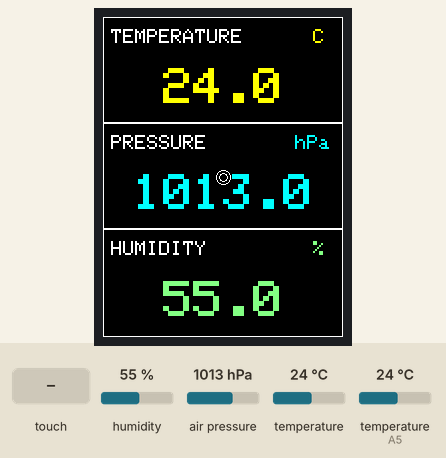
Simulated run of this sketch. Board: Arduino Uno, built with avr-gcc and run on an emulated ATmega328P. Parts: 240×320 colour display. Wiring (inferred from the names in the program): I2C bus: SDA pin 11; SCL pin 13; DHT11 sensor: data A5; BME280 sensor at I2C address 0x76. The inputs (shaded band) are chosen by the test bench; at power-on: humidity 55 %, air pressure 1013 hPa, temperature 24 °C, temperature (sensor on A5) 24 °C.

Above: at 11.6 s.
11.7 s: touch panel pressed at 13 % / 10 % of its raw x / y range
At 12.9 s:
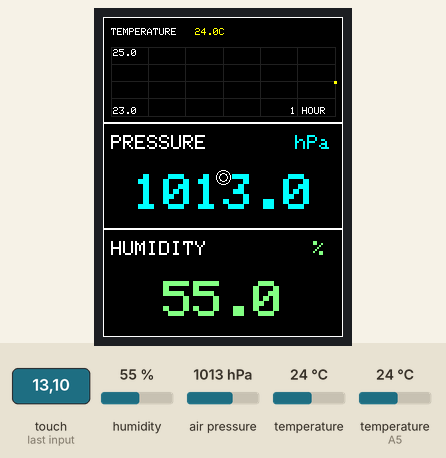
13.3 s: touch panel pressed at 13 % / 50 % of its raw x / y range
At 14.2 s:
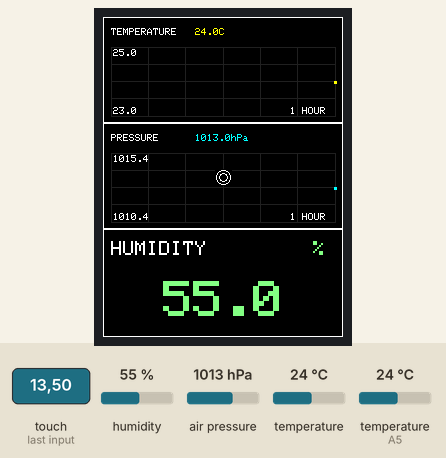
14.9 s: touch panel pressed at 13 % / 70 % of its raw x / y range
At 15.5 s:
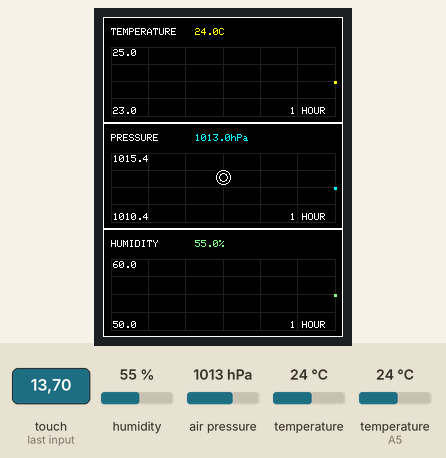
16.5 s: humidity set to 22 %
21.9 s: air pressure set to 952 hPa
At 31.3 s:
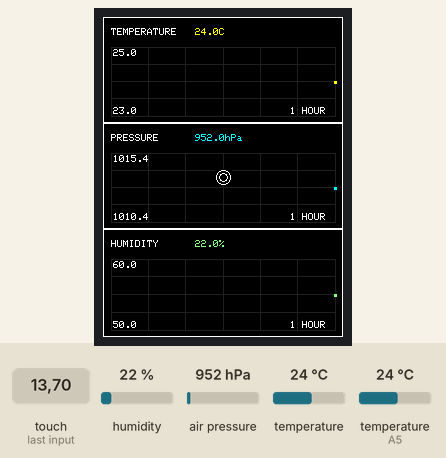
31.9 s: temperature (sensor 0) set to 12 °C
At 71.5 s:
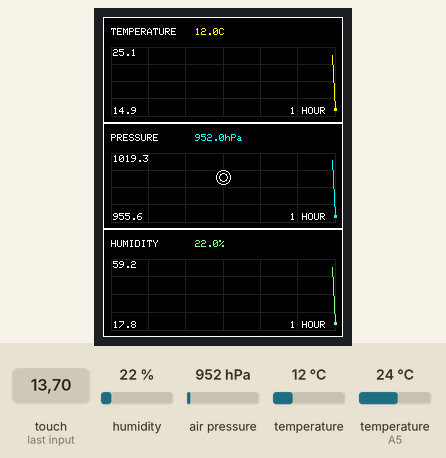
Timing chart, 0 to 71.9 s (numbered marks = the images above; inputs shaded):
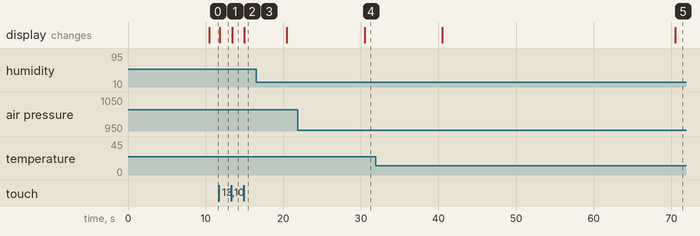

Measured:
- after the input at 11.7 s, the display: changes after 0.10 s (image 1)
- after the input at 13.3 s, the display: changes after 0.10 s (image 2)
- after the input at 14.9 s, the display: changes after 0.11 s (image 3)
- after the input at 21.9 s, the display: changes after 8.6 s (image 4)
- after the input at 31.9 s, the display: first changes after 8.6 s (image 5 shows a later state)

The sketch:

EnvironmentMonitor.ino
```cpp
#include <Adafruit_GFX.h>
#include <MCUFRIEND_kbv.h>
#include <TouchScreen.h>

MCUFRIEND_kbv tft;

#define BLACK 0x0000
#define WHITE 0xFFFF
#define CYAN 0x07FF
#define YELLOW 0xFFE0
#define RED 0xF800
#define GREEN 0x07E0
#define LIGHTGREEN 0x87F0
#define DKGREY 0x2104

const uint8_t SDA_PIN = 11;
const uint8_t SCL_PIN = 13;
const uint8_t DHT_PIN = A5;
uint8_t sensorAddress = 0;

const int XP = 8, XM = A2, YP = A3, YM = 9;
const int TS_LEFT = 125, TS_RT = 903, TS_TOP = 129, TS_BOT = 878;
#define MINPRESSURE 200
#define MAXPRESSURE 1000
TouchScreen ts(XP, YP, XM, YM, 300);

uint16_t dig_T1, dig_P1;
int16_t dig_T2, dig_T3, dig_P2, dig_P3, dig_P4;
int16_t dig_P5, dig_P6, dig_P7, dig_P8, dig_P9;
int32_t tFine;

const uint8_t HISTORY_SIZE = 60;
int16_t temp1h[HISTORY_SIZE], pressure1h[HISTORY_SIZE];
int16_t temp8h[HISTORY_SIZE], pressure8h[HISTORY_SIZE];
int16_t temp24h[HISTORY_SIZE], pressure24h[HISTORY_SIZE];
int16_t humidity1h[HISTORY_SIZE], humidity8h[HISTORY_SIZE];
int16_t humidity24h[HISTORY_SIZE];
uint8_t count1h = 0, count8h = 0, count24h = 0;
uint8_t humidityCount1h = 0, humidityCount8h = 0, humidityCount24h = 0;
uint8_t samples1h = 0, samples8h = 0, samples24h = 0;
uint8_t humiditySamples1h = 0, humiditySamples8h = 0, humiditySamples24h = 0;
int32_t tempSum1h = 0, pressureSum1h = 0;
int32_t tempSum8h = 0, pressureSum8h = 0;
int32_t tempSum24h = 0, pressureSum24h = 0;
int32_t humiditySum1h = 0, humiditySum8h = 0, humiditySum24h = 0;
// Display modes: 0=current, 1=one hour, 2=eight hours, 3=24 hours.
uint8_t tempMode = 0, pressureMode = 0, humidityMode = 0;
uint8_t displayRotation = 0;
unsigned long lastReadingMs = 0;
float currentTemp = 0;
float currentPressure = 0;
float currentHumidity = NAN;
bool sensorFound = false;

bool waitForPinState(uint8_t state, unsigned long timeoutUs) {
  unsigned long started = micros();
  while (digitalRead(DHT_PIN) != state) {
    if (micros() - started > timeoutUs) return false;
  }
  return true;
}

bool readDHT11(float &humidity) {
  uint8_t data[5] = {0, 0, 0, 0, 0};
  pinMode(DHT_PIN, OUTPUT);
  digitalWrite(DHT_PIN, LOW);
  delay(20);
  digitalWrite(DHT_PIN, HIGH);
  delayMicroseconds(30);
  pinMode(DHT_PIN, INPUT_PULLUP);

  if (!waitForPinState(LOW, 120) || !waitForPinState(HIGH, 120) ||
      !waitForPinState(LOW, 120)) {
    return false;
  }
  for (uint8_t bit = 0; bit < 40; bit++) {
    if (!waitForPinState(HIGH, 100)) return false;
    unsigned long highStarted = micros();
    if (!waitForPinState(LOW, 120)) return false;
    data[bit / 8] <<= 1;
    if (micros() - highStarted > 40) data[bit / 8] |= 1;
  }

  uint8_t checksum = data[0] + data[1] + data[2] + data[3];
  if (checksum != data[4]) return false;
  humidity = data[0] + data[1] * 0.1F;
  return humidity >= 0.0F && humidity <= 100.0F;
}

void lineLow(uint8_t pin) { pinMode(pin, OUTPUT); digitalWrite(pin, LOW); }
void lineHigh(uint8_t pin) { pinMode(pin, INPUT_PULLUP); }
void i2cDelay() { delayMicroseconds(5); }

void i2cStart() {
  lineHigh(SDA_PIN); lineHigh(SCL_PIN); i2cDelay();
  lineLow(SDA_PIN); i2cDelay(); lineLow(SCL_PIN);
}

void i2cStop() {
  lineLow(SDA_PIN); lineHigh(SCL_PIN); i2cDelay();
  lineHigh(SDA_PIN); i2cDelay();
}

bool i2cWrite(uint8_t value) {
  for (uint8_t i = 0; i < 8; i++) {
    if (value & 0x80) lineHigh(SDA_PIN); else lineLow(SDA_PIN);
    i2cDelay(); lineHigh(SCL_PIN); i2cDelay(); lineLow(SCL_PIN);
    value <<= 1;
  }
  lineHigh(SDA_PIN); i2cDelay(); lineHigh(SCL_PIN); i2cDelay();
  bool ack = !digitalRead(SDA_PIN);
  lineLow(SCL_PIN);
  return ack;
}

uint8_t i2cRead(bool ack) {
  uint8_t value = 0;
  lineHigh(SDA_PIN);
  for (uint8_t i = 0; i < 8; i++) {
    value <<= 1; lineHigh(SCL_PIN); i2cDelay();
    if (digitalRead(SDA_PIN)) value |= 1;
    lineLow(SCL_PIN); i2cDelay();
  }
  if (ack) lineLow(SDA_PIN); else lineHigh(SDA_PIN);
  lineHigh(SCL_PIN); i2cDelay(); lineLow(SCL_PIN); lineHigh(SDA_PIN);
  return value;
}

bool writeReg(uint8_t reg, uint8_t value) {
  i2cStart();
  bool ok = i2cWrite(sensorAddress << 1) && i2cWrite(reg) && i2cWrite(value);
  i2cStop();
  return ok;
}

bool readRegs(uint8_t reg, uint8_t *data, uint8_t length) {
  i2cStart();
  if (!i2cWrite(sensorAddress << 1) || !i2cWrite(reg)) { i2cStop(); return false; }
  i2cStart();
  if (!i2cWrite((sensorAddress << 1) | 1)) { i2cStop(); return false; }
  for (uint8_t i = 0; i < length; i++) data[i] = i2cRead(i + 1 < length);
  i2cStop();
  return true;
}

uint16_t u16le(const uint8_t *p) { return uint16_t(p[0]) | (uint16_t(p[1]) << 8); }
int16_t s16le(const uint8_t *p) { return (int16_t)u16le(p); }

bool beginBMP280() {
  lineHigh(SDA_PIN); lineHigh(SCL_PIN);
  uint8_t id = 0;
  const uint8_t addresses[] = {0x76, 0x77};
  for (uint8_t i = 0; i < 2; i++) {
    sensorAddress = addresses[i];
    // 0x60 = BME280.  Read only its temperature and pressure channels.
    if (readRegs(0xD0, &id, 1) && id == 0x60) break;
    if (i == 1) return false;
  }
  uint8_t c[24];
  if (!readRegs(0x88, c, 24)) return false;
  dig_T1=u16le(c); dig_T2=s16le(c+2); dig_T3=s16le(c+4);
  dig_P1=u16le(c+6); dig_P2=s16le(c+8); dig_P3=s16le(c+10);
  dig_P4=s16le(c+12); dig_P5=s16le(c+14); dig_P6=s16le(c+16);
  dig_P7=s16le(c+18); dig_P8=s16le(c+20); dig_P9=s16le(c+22);
  writeReg(0xF4, 0x27);
  writeReg(0xF5, 0xA0);
  return true;
}

bool readBMP280(float &temperature, float &pressure) {
  uint8_t d[6];
  if (!readRegs(0xF7, d, 6)) return false;
  int32_t adcP=(int32_t(d[0])<<12)|(int32_t(d[1])<<4)|(d[2]>>4);
  int32_t adcT=(int32_t(d[3])<<12)|(int32_t(d[4])<<4)|(d[5]>>4);
  int32_t v1=((((adcT>>3)-((int32_t)dig_T1<<1)))*dig_T2)>>11;
  int32_t v2=(((((adcT>>4)-(int32_t)dig_T1)*((adcT>>4)-(int32_t)dig_T1))>>12)*dig_T3)>>14;
  tFine=v1+v2;
  temperature=((tFine*5+128)>>8)/100.0F;
  int64_t p1=(int64_t)tFine-128000;
  int64_t p2=p1*p1*dig_P6;
  p2+=(p1*dig_P5)<<17;
  p2+=((int64_t)dig_P4)<<35;
  p1=((p1*p1*dig_P3)>>8)+((p1*dig_P2)<<12);
  p1=(((int64_t)1<<47)+p1)*dig_P1>>33;
  if (p1 == 0) return false;
  int64_t p=1048576-adcP;
  p=(((p<<31)-p2)*3125)/p1;
  p1=(dig_P9*(p>>13)*(p>>13))>>25;
  p2=(dig_P8*p)>>19;
  p=((p+p1+p2)>>8)+((int64_t)dig_P7<<4);
  pressure=(p/256.0F)/100.0F;
  return true;
}

void pushPair(int16_t *temperatures, int16_t *pressures, uint8_t &count,
              int16_t temperature, int16_t pressure) {
  if (count < HISTORY_SIZE) {
    temperatures[count] = temperature;
    pressures[count] = pressure;
    count++;
  }
  else {
    memmove(temperatures, temperatures + 1, (HISTORY_SIZE - 1) * sizeof(int16_t));
    memmove(pressures, pressures + 1, (HISTORY_SIZE - 1) * sizeof(int16_t));
    temperatures[HISTORY_SIZE - 1] = temperature;
    pressures[HISTORY_SIZE - 1] = pressure;
  }
}

void pushSingle(int16_t *values, uint8_t &count, int16_t value) {
  if (count < HISTORY_SIZE) values[count++] = value;
  else {
    memmove(values, values + 1, (HISTORY_SIZE - 1) * sizeof(int16_t));
    values[HISTORY_SIZE - 1] = value;
  }
}

void collectHistory(float temperature, float pressure) {
  int16_t t = (int16_t)(temperature * 10.0F);
  int16_t p = (int16_t)(pressure * 10.0F);
  tempSum1h += t; pressureSum1h += p; samples1h++;
  tempSum8h += t; pressureSum8h += p; samples8h++;
  tempSum24h += t; pressureSum24h += p; samples24h++;
  if (samples1h == 6) {
    pushPair(temp1h, pressure1h, count1h,
             tempSum1h / samples1h, pressureSum1h / samples1h);
    tempSum1h = pressureSum1h = 0; samples1h = 0;
  }
  if (samples8h == 48) {
    pushPair(temp8h, pressure8h, count8h,
             tempSum8h / samples8h, pressureSum8h / samples8h);
    tempSum8h = pressureSum8h = 0; samples8h = 0;
  }
  if (samples24h == 144) {
    pushPair(temp24h, pressure24h, count24h,
             tempSum24h / samples24h, pressureSum24h / samples24h);
    tempSum24h = pressureSum24h = 0; samples24h = 0;
  }
}

void collectHumidityHistory(float humidity) {
  int16_t h = (int16_t)(humidity * 10.0F);
  humiditySum1h += h; humiditySamples1h++;
  humiditySum8h += h; humiditySamples8h++;
  humiditySum24h += h; humiditySamples24h++;
  if (humiditySamples1h == 6) {
    pushSingle(humidity1h, humidityCount1h, humiditySum1h / humiditySamples1h);
    humiditySum1h = 0; humiditySamples1h = 0;
  }
  if (humiditySamples8h == 48) {
    pushSingle(humidity8h, humidityCount8h, humiditySum8h / humiditySamples8h);
    humiditySum8h = 0; humiditySamples8h = 0;
  }
  if (humiditySamples24h == 144) {
    pushSingle(humidity24h, humidityCount24h, humiditySum24h / humiditySamples24h);
    humiditySum24h = 0; humiditySamples24h = 0;
  }
}

void drawPanel(uint8_t panel, const __FlashStringHelper *title, float current,
               const __FlashStringHelper *unit, int16_t *history, uint16_t color,
               int16_t minimumSpan, uint8_t count,
               const __FlashStringHelper *rangeLabel) {
  int16_t sectionHeight = tft.height() / 3;
  int16_t top = panel * sectionHeight;
  if (panel == 2) sectionHeight = tft.height() - top;
  int16_t chartTop = top + 30;
  int16_t chartBottom = top + sectionHeight - 7;
  int16_t chartLeft = 8;
  int16_t chartRight = tft.width() - 8;
  tft.fillRect(0, top, tft.width(), sectionHeight, BLACK);
  tft.drawRect(0, top, tft.width(), sectionHeight, WHITE);
  tft.setTextSize(1); tft.setTextColor(WHITE); tft.setCursor(8, top + 11);
  tft.print(title);
  tft.setTextSize(1); tft.setTextColor(color); tft.setCursor(92, top + 11);
  tft.print(current, 1); tft.print(unit);

  for (uint8_t i = 0; i <= 4; i++) {
    int16_t y = chartTop + (chartBottom - chartTop) * i / 4;
    tft.drawFastHLine(chartLeft, y, chartRight - chartLeft + 1, DKGREY);
  }
  for (uint8_t i = 0; i <= 6; i++) {
    int16_t x = chartLeft + (chartRight - chartLeft) * i / 6;
    tft.drawFastVLine(x, chartTop, chartBottom - chartTop + 1, DKGREY);
  }
  if (count == 0) return;

  int16_t low = history[0], high = history[0];
  for (uint8_t i = 1; i < count; i++) {
    if (history[i] < low) low = history[i];
    if (history[i] > high) high = history[i];
  }
  if (high - low < minimumSpan) {
    int16_t middle = (high + low) / 2;
    low = middle - minimumSpan / 2;
    high = low + minimumSpan;
  } else {
    int16_t pad = (high - low) / 8 + 1;
    low -= pad; high += pad;
  }

  int16_t previousX = chartRight - (count - 1) * (chartRight - chartLeft) / 59;
  int16_t previousY = map(history[0], low, high, chartBottom, chartTop);
  for (uint8_t i = 1; i < count; i++) {
    int16_t x = chartRight - (count - 1 - i) * (chartRight - chartLeft) / 59;
    int16_t y = map(history[i], low, high, chartBottom, chartTop);
    tft.drawLine(previousX, previousY, x, y, color);
    previousX = x; previousY = y;
  }
  tft.fillRect(previousX - 1, previousY - 1, 3, 3, color);

  tft.setTextSize(1); tft.setTextColor(WHITE);
  tft.setCursor(chartLeft + 2, chartTop + 2); tft.print(high / 10.0F, 1);
  tft.setCursor(chartLeft + 2, chartBottom - 9); tft.print(low / 10.0F, 1);
  tft.setCursor(chartRight - 45, chartBottom - 9);
  tft.print(rangeLabel);
}

void drawCurrentPanel(uint8_t panel, const __FlashStringHelper *title,
                      float current, const __FlashStringHelper *unit,
                      uint16_t color, uint8_t textSize) {
  int16_t sectionHeight = tft.height() / 3;
  int16_t top = panel * sectionHeight;
  if (panel == 2) sectionHeight = tft.height() - top;
  tft.fillRect(0, top, tft.width(), sectionHeight, BLACK);
  tft.drawRect(0, top, tft.width(), sectionHeight, WHITE);
  tft.setTextColor(WHITE); tft.setTextSize(2);
  tft.setCursor(8, top + 12); tft.print(title);
  tft.setTextColor(color); tft.setTextSize(2);
  tft.setCursor(tft.width() - (panel == 1 ? 48 : 30), top + 12);
  tft.print(unit);

  if (sectionHeight < 100 && textSize > 4) textSize = 4;
  else if (textSize > 5) textSize = 5;
  tft.setTextSize(textSize);
  bool valid = !isnan(current);
  uint8_t characters = valid ? (current >= 1000.0F ? 6 :
                       (current >= 100.0F ? 5 : (current >= 10.0F ? 4 : 3))) : 2;
  if (valid && current < 0.0F) characters++;
  int16_t valueX = (tft.width() - characters * 6 * textSize) / 2;
  int16_t valueY = top + 36 + (sectionHeight - 36 - 8 * textSize) / 2;
  tft.setTextColor(color);
  tft.setCursor(valueX, valueY);
  if (valid) tft.print(current, 1); else tft.print(F("--"));
  tft.setCursor(valueX + 1, valueY);
  if (valid) tft.print(current, 1); else tft.print(F("--"));
}

void drawDashboard() {
  if (tempMode == 0)
    drawCurrentPanel(0, F("TEMPERATURE"), currentTemp, F("C"), YELLOW, 6);
  else
    drawPanel(0, F("TEMPERATURE"), currentTemp, F("C"),
              tempMode == 1 ? temp1h : (tempMode == 2 ? temp8h : temp24h),
              YELLOW, 20,
              tempMode == 1 ? count1h : (tempMode == 2 ? count8h : count24h),
              tempMode == 1 ? F("1 HOUR") : (tempMode == 2 ? F("8 HOUR") : F("24 HOUR")));

  if (pressureMode == 0)
    drawCurrentPanel(1, F("PRESSURE"), currentPressure, F("hPa"), CYAN, 5);
  else
    drawPanel(1, F("PRESSURE"), currentPressure, F("hPa"),
              pressureMode == 1 ? pressure1h : (pressureMode == 2 ? pressure8h : pressure24h),
              CYAN, 50,
              pressureMode == 1 ? count1h : (pressureMode == 2 ? count8h : count24h),
              pressureMode == 1 ? F("1 HOUR") : (pressureMode == 2 ? F("8 HOUR") : F("24 HOUR")));

  if (humidityMode == 0)
    drawCurrentPanel(2, F("HUMIDITY"), currentHumidity, F("%"), LIGHTGREEN, 5);
  else
    drawPanel(2, F("HUMIDITY"), currentHumidity, F("%"),
              humidityMode == 1 ? humidity1h : (humidityMode == 2 ? humidity8h : humidity24h),
              LIGHTGREEN, 100,
              humidityMode == 1 ? humidityCount1h :
                (humidityMode == 2 ? humidityCount8h : humidityCount24h),
              humidityMode == 1 ? F("1 HOUR") :
                (humidityMode == 2 ? F("8 HOUR") : F("24 HOUR")));

  int16_t centerX = tft.width() / 2;
  int16_t centerY = tft.height() / 2;
  tft.fillRect(centerX - 8, centerY - 8, 17, 17, BLACK);
  tft.drawCircle(centerX, centerY, 7, WHITE);
  tft.drawCircle(centerX, centerY, 4, WHITE);
}

void printBuildNumber() {
  static const char months[] PROGMEM = "JanFebMarAprMayJunJulAugSepOctNovDec";
  uint8_t month = 1;
  for (uint8_t i = 0; i < 12; i++) {
    if (pgm_read_byte(months + i * 3) == __DATE__[0] &&
        pgm_read_byte(months + i * 3 + 1) == __DATE__[1] &&
        pgm_read_byte(months + i * 3 + 2) == __DATE__[2]) {
      month = i + 1;
      break;
    }
  }
  tft.print(F("BUILD# "));
  tft.print(__DATE__ + 7);
  if (month < 10) tft.print('0');
  tft.print(month);
  tft.write(__DATE__[4] == ' ' ? '0' : __DATE__[4]);
  tft.write(__DATE__[5]);
}

void showStartupPage() {
  tft.fillScreen(BLACK);
  tft.drawRect(8, 12, 224, 296, DKGREY);
  tft.setTextColor(YELLOW); tft.setTextSize(2);
  tft.setCursor(42, 45); tft.print(F("ENVIRONMENTAL"));
  tft.setCursor(78, 72); tft.print(F("MONITOR"));
  tft.drawFastHLine(30, 102, 180, CYAN);

  tft.setTextColor(WHITE); tft.setTextSize(2);
  tft.setCursor(42, 122); tft.print(F("Local climate"));
  tft.setCursor(54, 148); tft.print(F("at a glance"));

  tft.setTextColor(CYAN); tft.setTextSize(2);
  tft.setCursor(30, 190); printBuildNumber();

  tft.setTextColor(WHITE); tft.setTextSize(2);
  tft.setCursor(42, 232); tft.print(F("Built by DJIA"));
  tft.setCursor(54, 258); tft.print(F("using Codex"));
  delay(10000);
}

void showError() {
  tft.fillScreen(BLACK);
  tft.setTextColor(RED); tft.setTextSize(2); tft.setCursor(22, 80);
  tft.print(F("BME280 not found"));
  tft.setTextColor(WHITE); tft.setTextSize(1); tft.setCursor(15, 125);
  tft.print(F("SDA=D11  SCL=D13"));
  tft.setCursor(15, 145); tft.print(F("Check 3.3V and GND"));
}

bool readTouch(int16_t &x, int16_t &y) {
  TSPoint point = ts.getPoint();
  pinMode(YP, OUTPUT); pinMode(XM, OUTPUT);
  digitalWrite(YP, HIGH); digitalWrite(XM, HIGH);
  if (point.z <= MINPRESSURE || point.z >= MAXPRESSURE) return false;
  if (displayRotation == 0) {
    x = map(point.x, TS_LEFT, TS_RT, 0, tft.width());
    y = map(point.y, TS_TOP, TS_BOT, 0, tft.height());
  } else if (displayRotation == 1) {
    x = map(point.y, TS_TOP, TS_BOT, 0, tft.width());
    y = map(point.x, TS_RT, TS_LEFT, 0, tft.height());
  } else if (displayRotation == 2) {
    x = map(point.x, TS_RT, TS_LEFT, 0, tft.width());
    y = map(point.y, TS_BOT, TS_TOP, 0, tft.height());
  } else {
    x = map(point.y, TS_BOT, TS_TOP, 0, tft.width());
    y = map(point.x, TS_LEFT, TS_RT, 0, tft.height());
  }
  return true;
}

void setup() {
  uint16_t id = tft.readID();
  if (id == 0xD3D3) id = 0x9341;
  tft.begin(id); tft.setRotation(0); tft.fillScreen(BLACK);
  showStartupPage();
  sensorFound = beginBMP280();
  if (!sensorFound || !readBMP280(currentTemp, currentPressure)) {
    showError();
    return;
  }
  if (readDHT11(currentHumidity)) {
    int16_t initialHumidity = currentHumidity * 10.0F;
    pushSingle(humidity1h, humidityCount1h, initialHumidity);
    pushSingle(humidity8h, humidityCount8h, initialHumidity);
    pushSingle(humidity24h, humidityCount24h, initialHumidity);
  }
  pushPair(temp1h, pressure1h, count1h,
           currentTemp * 10.0F, currentPressure * 10.0F);
  pushPair(temp8h, pressure8h, count8h,
           currentTemp * 10.0F, currentPressure * 10.0F);
  pushPair(temp24h, pressure24h, count24h,
           currentTemp * 10.0F, currentPressure * 10.0F);
  lastReadingMs = millis();
  drawDashboard();
}

void loop() {
  static bool touchWasDown = false;
  int16_t touchX, touchY;
  bool touchDown = readTouch(touchX, touchY);
  if (sensorFound && touchDown && !touchWasDown) {
    int16_t centerX = tft.width() / 2;
    int16_t centerY = tft.height() / 2;
    if (abs(touchX - centerX) <= 16 && abs(touchY - centerY) <= 16) {
      displayRotation = (displayRotation + 1) % 4;
      tft.setRotation(displayRotation);
      tft.fillScreen(BLACK);
    } else {
      int16_t sectionHeight = tft.height() / 3;
      if (touchY < sectionHeight) tempMode = (tempMode + 1) % 4;
      else if (touchY < sectionHeight * 2) pressureMode = (pressureMode + 1) % 4;
      else humidityMode = (humidityMode + 1) % 4;
    }
    drawDashboard();
  }
  touchWasDown = touchDown;

  if (!sensorFound) {
    if (millis() - lastReadingMs >= 5000) {
      lastReadingMs = millis();
      sensorFound = beginBMP280();
      if (sensorFound && readBMP280(currentTemp, currentPressure)) {
        if (readDHT11(currentHumidity)) {
          int16_t initialHumidity = currentHumidity * 10.0F;
          pushSingle(humidity1h, humidityCount1h, initialHumidity);
          pushSingle(humidity8h, humidityCount8h, initialHumidity);
          pushSingle(humidity24h, humidityCount24h, initialHumidity);
        }
        pushPair(temp1h, pressure1h, count1h,
                 currentTemp * 10.0F, currentPressure * 10.0F);
        pushPair(temp8h, pressure8h, count8h,
                 currentTemp * 10.0F, currentPressure * 10.0F);
        pushPair(temp24h, pressure24h, count24h,
                 currentTemp * 10.0F, currentPressure * 10.0F);
        drawDashboard();
      }
    }
    return;
  }
  if (millis() - lastReadingMs >= 10000UL) {
    lastReadingMs = millis();
    if (!readBMP280(currentTemp, currentPressure)) {
      sensorFound = false; showError(); return;
    }
    if (readDHT11(currentHumidity)) collectHumidityHistory(currentHumidity);
    collectHistory(currentTemp, currentPressure);
    drawDashboard();
  }
}
```
